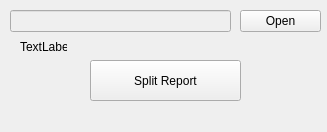
<?xml version="1.0" encoding="UTF-8"?>
<ui version="4.0">
 <class>MainWindow</class>
 <widget class="QMainWindow" name="MainWindow">
  <property name="geometry">
   <rect>
    <x>0</x>
    <y>0</y>
    <width>327</width>
    <height>132</height>
   </rect>
  </property>
  <property name="minimumSize">
   <size>
    <width>1</width>
    <height>0</height>
   </size>
  </property>
  <property name="maximumSize">
   <size>
    <width>1000</width>
    <height>1000</height>
   </size>
  </property>
  <property name="windowTitle">
   <string>MainWindow</string>
  </property>
  <property name="autoFillBackground">
   <bool>false</bool>
  </property>
  <widget class="QWidget" name="centralwidget">
   <widget class="QPushButton" name="btOpen">
    <property name="geometry">
     <rect>
      <x>240</x>
      <y>10</y>
      <width>81</width>
      <height>22</height>
     </rect>
    </property>
    <property name="text">
     <string>Open</string>
    </property>
   </widget>
   <widget class="QLineEdit" name="edFile">
    <property name="enabled">
     <bool>false</bool>
    </property>
    <property name="geometry">
     <rect>
      <x>10</x>
      <y>10</y>
      <width>221</width>
      <height>22</height>
     </rect>
    </property>
    <property name="frame">
     <bool>true</bool>
    </property>
    <property name="readOnly">
     <bool>true</bool>
    </property>
   </widget>
   <widget class="QPushButton" name="btCnv">
    <property name="geometry">
     <rect>
      <x>90</x>
      <y>60</y>
      <width>151</width>
      <height>41</height>
     </rect>
    </property>
    <property name="text">
     <string>Split Report</string>
    </property>
   </widget>
   <widget class="QLabel" name="lbPath">
    <property name="geometry">
     <rect>
      <x>20</x>
      <y>40</y>
      <width>47</width>
      <height>13</height>
     </rect>
    </property>
    <property name="text">
     <string>TextLabel</string>
    </property>
   </widget>
  </widget>
  <widget class="QMenuBar" name="menubar">
   <property name="geometry">
    <rect>
     <x>0</x>
     <y>0</y>
     <width>327</width>
     <height>21</height>
    </rect>
   </property>
  </widget>
  <widget class="QStatusBar" name="statusbar">
   <property name="font">
    <font>
     <pointsize>8</pointsize>
    </font>
   </property>
   <property name="autoFillBackground">
    <bool>true</bool>
   </property>
   <property name="styleSheet">
    <string notr="true">color: #a5a5a5;</string>
   </property>
   <property name="sizeGripEnabled">
    <bool>false</bool>
   </property>
  </widget>
 </widget>
 <resources>
  <include location="res_rc.qrc"/>
 </resources>
 <connections/>
</ui>
